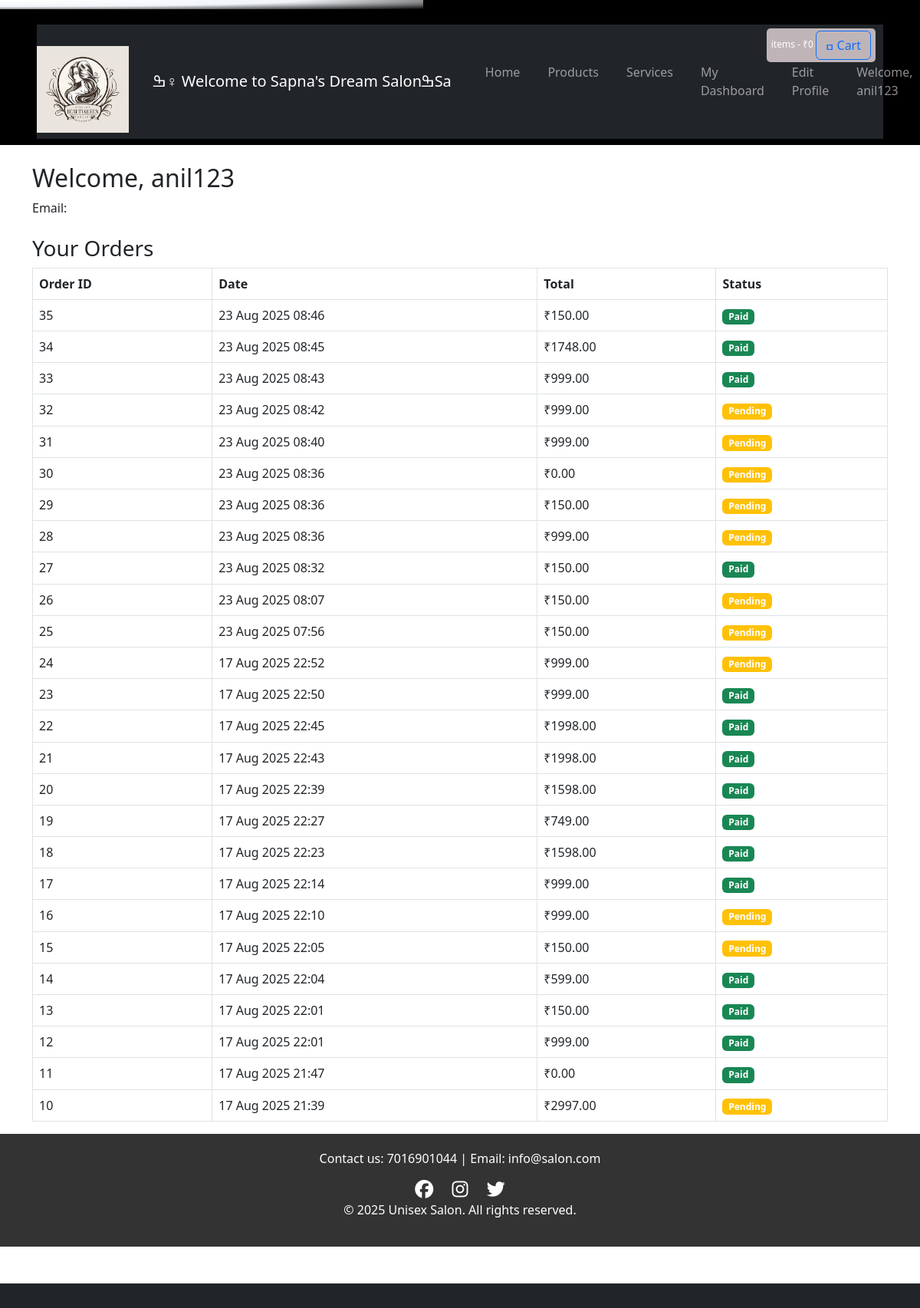
/cart1/dashboard/ (signed in), run on the app's committed database.
### cart1/models.py (models this page shows, shortened)
class Order(models.Model):
    customer = models.ForeignKey(Customer, on_delete=models.CASCADE)
    total_price = models.DecimalField(max_digits=10, decimal_places=2)
    is_paid = models.BooleanField(default=False)  # will be True after successful payment
    payment_id = models.CharField(max_length=255, blank=True)  # store gateway payment reference
    created_at = models.DateTimeField(auto_now_add=True)

### cart1/views.py (the view)
# urls.py: path('dashboard/', views.dashboard_view, name='dashboard'),
@login_required
def dashboard_view(request):
    customer, _ = Customer.objects.get_or_create(
        user=request.user,
        defaults={'full_name': request.user.get_full_name(), 'email': request.user.email}
    )
    orders = Order.objects.filter(customer=customer).order_by('-id')
    return render(request, 'dashboard.html', {'orders': orders})

### cart1/context_processors.py (called while the page is built)
def cart(request):
        console.log(f"incp")
        return {'cart': Cart1(request)}

### cart1/templates/dashboard.html
{% extends 'core/base.html' %}
{% load static %}
{% block content %}
<div class="container mt-4">
    <h2>Welcome, {{ user.username }}</h2>
    <p>Email: {{ user.email }}</p>
    <h3 class="mt-4">Your Orders</h3>
    {% if orders %}
        <table class="table table-bordered mt-2">
            <thead>
                <tr>
                    <th>Order ID</th>
                    <th>Date</th>
                    <th>Total</th>
                    <th>Status</th>
                </tr>
            </thead>
            <tbody>
                {% for order in orders %}
                <tr>
                    <td>{{ order.id }}</td>
                    <td>{{ order.created_at|date:"d M Y H:i" }}</td>
                    <td>₹{{ order.total_price }}</td>
                    <td>
                        {% if order.is_paid %}
                            <span class="badge bg-success">Paid</span>
                        {% else %}
                            <span class="badge bg-warning">Pending</span>
                        {% endif %}
                    </td>
                </tr>
                {% endfor %}
            </tbody>
        </table>
    {% else %}
        <p>You have no orders yet.</p>
    {% endif %}
</div>
{% endblock %}

### core/templates/core/base.html (shortened to what this page needs)
{% load static %}
<!DOCTYPE html>
<html lang="en">
<head>
  <link href="https://cdn.jsdelivr.net/npm/bootstrap@5.3.2/dist/css/bootstrap.min.css" rel="stylesheet">
  <link rel="stylesheet" href="https://cdnjs.cloudflare.com/ajax/libs/font-awesome/6.5.0/css/all.min.css">
  <link rel="stylesheet" href="{% static 'css/home.css' %}">
  <link href="https://cdn.jsdelivr.net/npm/bootstrap@5.3.3/dist/css/bootstrap.min.css" rel="stylesheet">
<link rel="stylesheet" href="{% static 'css/styles.css' %}">
</head>
<body>
<main class="bg-black h-screen grid place-items-center text-white">
  <article class="overflow-hidden p-px relative rounded-md bg-neutral-600">
<section class="inline-block space-y-2 bg-black rounded-md z-10 relative px-5 py-2">
    <div class="glow inset-0 w-[100px] h-[100px] absolute rotate-45">.</div>
<nav class="navbar navbar-expand-lg navbar-dark bg-dark">
<div style="text-align:center; margin-top:20px;">
    <img src="{% static 'images/salon-logo.png' %}" alt="Salon Logo" style="width: 120px;">
</div>
 <div class="container">
    <a class="navbar-brand" href="{% url 'home' %}">ߒ‍♀ Welcome to Sapna's Dream  Salonߒ‍Sa</a>
    <div class="collapse navbar-collapse" id="navbarContent">
          <ul class="navbar-nav ms-auto">
        <li class="nav-item"><a class="nav-link" href="{% url 'home' %}">Home</a></li>
      <li class="nav-item"><a class="nav-link" href="#">Products</a></li>
      <li class="nav-item"><a class="nav-link" href="#">Services</a></li>
        {% if user.is_authenticated %}
            <li class="nav-item"><a class="nav-link" href="{% url 'dashboard' %}">My Dashboard</a></li>
           <li class="nav-item"><a class="nav-link" href="{% url 'update_profile' %}">Edit Profile</a></li>
          <li class="nav-item"><a class="nav-link" href="#">Welcome, {{ user.username }}</a></li>
        {% else %}
          <li class="nav-item"><a class="nav-link" href="{% url 'login' %}" >LoginNew</a></li>
          <li class="nav-item"><a class="nav-link" href="{% url 'register' %}">Register</a></li> </ul>
        {% endif %}
          <span class="badge-new">
              items - <span id="cart-price">₹0</span>
                        <button id="cart-btn" type="button"
        class="btn btn-outline-primary position-relative"
        data-bs-toggle="modal" data-bs-target="#cartModal">
  ߛ Cart
</button>
</span>
    </div>
  </div>
</nav>
</section>
  </article></main>
{% block content %}{% endblock %}
<footer>
    <p>Contact us: 7016901044 | Email: info@salon.com</p>
    <div>
        <a href="https://facebook.com" target="_blank"><i class="fab fa-facebook"></i></a>
        <a href="https://instagram.com" target="_blank"><i class="fab fa-instagram"></i></a>
        <a href="https://twitter.com" target="_blank"><i class="fab fa-twitter"></i></a>
    </div>
    <p> &copy; 2025 Unisex Salon. All rights reserved.</p>
</footer>
<footer class="bg-dark text-light text-center py-3 mt-5">
</footer>
</body>
</html>

### static/css/home.css (style rules this page uses)
body { font-family: 'Segoe UI', sans-serif; margin: 0; padding: 0; background: #f8f8f8; color: #333; }
nav a { color: white; text-decoration: none; margin-left: 20px; font-weight: 500; }
footer { background: #333; color: white; text-align: center; padding: 20px; }
.glow { animation: move 5s linear infinite; offset-path: rect(0% auto 100% auto); background: radial-gradient(#fff, #f1f5f9, transparent); }
.badge-new { position: absolute; top: 05px; right: 10px; background-color: #bfb5b9; color: white; font-size: 0.75rem; padding: 3px 6px; border-radius: 5px; }
.nav-link { color: white; text-decoration: none; font-size: 1.2rem; margin-left: 20px; padding: 10px; transition: all 0.3s ease; }

### core/templates/core/base.html (style rules this page uses)
footer { background: #333; color: white; padding: 20px; text-align: center; }
footer i { font-size: 1.5rem; margin: 0 10px; color: white; transition: color 0.3s ease; }

### data on the page
Order: id "35", created_at "23 Aug 2025 08:46", total_price "150.00", is_paid "Paid"
Order: id "34", created_at "23 Aug 2025 08:45", total_price "1748.00", is_paid "Paid"
Order: id "33", created_at "23 Aug 2025 08:43", total_price "999.00", is_paid "Paid"
Order: id "32", created_at "23 Aug 2025 08:42", total_price "999.00", is_paid "Pending"
Order: id "31", created_at "23 Aug 2025 08:40", total_price "999.00", is_paid "Pending"
Order: id "30", created_at "23 Aug 2025 08:36", total_price "0.00", is_paid "Pending"
Order: id "29", created_at "23 Aug 2025 08:36", total_price "150.00", is_paid "Pending"
Order: id "28", created_at "23 Aug 2025 08:36", total_price "999.00", is_paid "Pending"
Order: id "27", created_at "23 Aug 2025 08:32", total_price "150.00", is_paid "Paid"
Order: id "26", created_at "23 Aug 2025 08:07", total_price "150.00", is_paid "Pending"
Order: id "25", created_at "23 Aug 2025 07:56", total_price "150.00", is_paid "Pending"
Order: id "24", created_at "17 Aug 2025 22:52", total_price "999.00", is_paid "Pending"
Order: id "23", created_at "17 Aug 2025 22:50", total_price "999.00", is_paid "Paid"
Order: id "22", created_at "17 Aug 2025 22:45", total_price "1998.00", is_paid "Paid"
Order: id "21", created_at "17 Aug 2025 22:43", total_price "1998.00", is_paid "Paid"
Order: id "20", created_at "17 Aug 2025 22:39", total_price "1598.00", is_paid "Paid"
Order: id "19", created_at "17 Aug 2025 22:27", total_price "749.00", is_paid "Paid"
Order: id "18", created_at "17 Aug 2025 22:23", total_price "1598.00", is_paid "Paid"
Order: id "17", created_at "17 Aug 2025 22:14", total_price "999.00", is_paid "Paid"
Order: id "16", created_at "17 Aug 2025 22:10", total_price "999.00", is_paid "Pending"
Order: id "15", created_at "17 Aug 2025 22:05", total_price "150.00", is_paid "Pending"
Order: id "14", created_at "17 Aug 2025 22:04", total_price "599.00", is_paid "Paid"
Order: id "13", created_at "17 Aug 2025 22:01", total_price "150.00", is_paid "Paid"
Order: id "12", created_at "17 Aug 2025 22:01", total_price "999.00", is_paid "Paid"
Order: id "11", created_at "17 Aug 2025 21:47", total_price "0.00", is_paid "Paid"
Order: id "10", created_at "17 Aug 2025 21:39", total_price "2997.00", is_paid "Pending"

### other printed values
{{ user.username }} "anil123"
